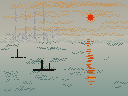

Source code (Python):
#!/usr/bin/env python3
"""
Session 02 — French Impressionism
Study: Claude Monet, Impression, Sunrise (1872)

Attempt 2: Fix the fog.
  Attempt 1 failed the core test: sky and water read as two separate regions
  with a hard line between them. The painting is NOT two regions — it's one
  continuous atmospheric field. The horizon is in there somewhere but the fog
  dissolves it.

  Fixes:
  - Soft horizon: blend sky tones downward, water tones upward, let them meet
  - Water much closer in value/saturation to sky (desaturate)
  - Reflection narrower — a column of short broken marks, not a stripe
  - Warmer sky overall, more orange-grey strokes prominent
  - Sun slightly smaller (radius 3 not 4)
"""
from PIL import Image
import random, os

W, H = 128, 96
OUT = os.path.dirname(os.path.abspath(__file__))

# Palette — revised: water desaturated, sky warmer
SKY_BASE   = (172, 170, 158)  # warm grey (warmer than attempt 1)
SKY_WARM   = (192, 152, 102)  # orange-warm sky catches
SKY_LIGHT  = (194, 190, 178)  # lighter sky near horizon
WATER_BASE = (118, 148, 142)  # desaturated teal — much closer to sky now
WATER_DARK = ( 86, 116, 110)  # darker water strokes
FOG_GHOST  = (148, 152, 156)  # harbor: barely cooler/darker than sky
SUN        = (222,  50,  12)  # vivid red-orange
REFL_HOT   = (200,  72,  20)  # reflection core
REFL_WARM  = (188, 110,  44)  # reflection warm
REFL_CREAM = (222, 155,  65)  # reflection bright
BOAT       = ( 20,  18,  14)  # near-black

HORIZON_Y = 38
SUN_X, SUN_Y = 90, 17


def new_canvas():
    img = Image.new("RGB", (W, H), SKY_BASE)
    return img, img.load()


def px_set(px, x, y, tone):
    if 0 <= x < W and 0 <= y < H:
        px[x, y] = tone


def blend(c1, c2, t):
    """Linear blend between two RGB tuples. t=0 → c1, t=1 → c2."""
    return tuple(int(c1[i] + (c2[i] - c1[i]) * t) for i in range(3))


def h_stroke(px, x0, x1, y, tone, rng, gap=0.1, wobble=1):
    for x in range(x0, x1):
        if rng.random() < gap:
            continue
        dy = rng.randint(-wobble, wobble) if wobble else 0
        px_set(px, x, y + dy, tone)


def sky_layer(px, rng):
    """
    Sky: warm grey base, active orange-warm strokes especially upper third.
    Lightens toward horizon (fog glow).
    """
    # Gradient toward lighter horizon
    for y in range(0, HORIZON_Y):
        t = y / HORIZON_Y   # 0 at top, 1 at horizon
        row_tone = blend(SKY_BASE, SKY_LIGHT, t * 0.6)
        for x in range(W):
            px_set(px, x, y, row_tone)

    # Orange-warm strokes — heavier in upper half, lighter near horizon
    for _ in range(28):
        y  = rng.randint(0, HORIZON_Y - 2)
        x0 = rng.randint(0, W - 25)
        ln = rng.randint(20, 60)
        # Strokes more prominent away from horizon
        density = 1.0 - (y / HORIZON_Y) * 0.5
        if rng.random() < density:
            h_stroke(px, x0, x0 + ln, y, SKY_WARM, rng, gap=0.15, wobble=1)


def water_layer(px, rng):
    """
    Water: close to sky but slightly cooler/darker. Soft horizon seam.
    The key fix: water should feel like 'foggy sky reflected' not a distinct zone.
    Gradients from horizon downward (darker further down).
    """
    for y in range(HORIZON_Y, H):
        t = (y - HORIZON_Y) / (H - HORIZON_Y)  # 0 at horizon, 1 at bottom
        row_tone = blend(SKY_LIGHT, WATER_BASE, t * 0.85)
        for x in range(W):
            px_set(px, x, y, row_tone)

    # Horizontal stroke texture on water — darker strokes suggest surface
    for _ in range(35):
        y  = rng.randint(HORIZON_Y + 4, H - 5)
        x0 = rng.randint(0, W - 12)
        ln = rng.randint(5, 20)
        h_stroke(px, x0, x0 + ln, y, WATER_DARK, rng, gap=0.22, wobble=1)

    # Soft horizon blend — a few rows that mix sky and water
    for y in range(HORIZON_Y - 2, HORIZON_Y + 5):
        for x in range(W):
            t = (y - (HORIZON_Y - 2)) / 7
            tone = blend(SKY_LIGHT, WATER_BASE, t * 0.5)
            if rng.random() < 0.6:
                px_set(px, x, y, tone)


def harbor_ghosts(px, rng):
    """
    Harbor shapes: masts, hull, crane. Left half.
    Fog test: same value as sky, barely cooler. Sparse.
    """
    # Vague hull at horizon
    for y in range(HORIZON_Y - 5, HORIZON_Y + 3):
        for x in range(5, 48):
            if rng.random() < 0.24:
                px_set(px, x, y, FOG_GHOST)

    # Masts
    for mx in [15, 25, 34, 43]:
        top_y = rng.randint(4, 11)
        for y in range(top_y, HORIZON_Y + 2):
            if rng.random() < 0.65:
                px_set(px, mx, y, FOG_GHOST)
            if rng.random() < 0.2:
                px_set(px, mx + 1, y, FOG_GHOST)

    # Crane — faint structure right of masts
    for y in range(HORIZON_Y - 12, HORIZON_Y):
        for x in range(50, 60):
            if rng.random() < 0.14:
                px_set(px, x, y, FOG_GHOST)


def sun_disc(px, rng):
    """Smaller vivid disc (r=3). Soft warm glow at edge."""
    r = 3
    for dy in range(-r, r + 1):
        for dx in range(-r, r + 1):
            if dx * dx + dy * dy <= r * r:
                px_set(px, SUN_X + dx, SUN_Y + dy, SUN)
    for dy in range(-(r + 2), r + 3):
        for dx in range(-(r + 2), r + 3):
            d2 = dx * dx + dy * dy
            if r * r < d2 <= (r + 2) ** 2:
                if rng.random() < 0.4:
                    px_set(px, SUN_X + dx, SUN_Y + dy, SKY_WARM)


def reflection(px, rng):
    """
    Narrower broken column. Each row: one short stroke.
    Not a stripe — individual marks that happen to form a column.
    The marks widen slightly toward foreground (reflection spreads on water).
    """
    rx = SUN_X - 2
    for y in range(HORIZON_Y + 1, H - 10):
        rx += rng.randint(-1, 1)
        rx = max(72, min(rx, 98))

        if rng.random() < 0.28:  # more gaps than attempt 1
            continue

        # Stroke length: short near horizon, slightly wider toward bottom
        t = (y - HORIZON_Y) / (H - 10 - HORIZON_Y)
        ln = rng.randint(2, int(4 + t * 5))
        x0 = rx - ln // 2
        tone = rng.choice([REFL_HOT, REFL_HOT, REFL_WARM, REFL_CREAM])
        for x in range(x0, x0 + ln):
            px_set(px, x, y, tone)

        # Occasional offset companion (water chop)
        if rng.random() < 0.3:
            off  = rng.randint(-4, 4)
            ln2  = rng.randint(1, 4)
            for x in range(x0 + off, x0 + off + ln2):
                px_set(px, x, y, REFL_WARM)


def boats_layer(px, rng):
    """Near boat center-left, far boat further left."""
    # Near boat
    ny = 69
    for x in range(33, 56):
        px_set(px, x, ny, BOAT)
        if x < 54:
            px_set(px, x, ny + 1, BOAT)
    # Figures
    for y in range(ny - 9, ny):
        px_set(px, 41, y, BOAT)
        px_set(px, 42, y, BOAT)
    for y in range(ny - 6, ny):
        px_set(px, 49, y, BOAT)

    # Far boat
    fy = 57
    for x in range(11, 26):
        if rng.random() < 0.8:
            px_set(px, x, fy, BOAT)
    for y in range(fy - 8, fy):
        px_set(px, 17, y, BOAT)


def main():
    rng = random.Random(42)
    img, px = new_canvas()

    sky_layer(px, rng)
    water_layer(px, rng)
    harbor_ghosts(px, rng)
    sun_disc(px, rng)
    reflection(px, rng)
    boats_layer(px, rng)

    out_path = os.path.join(OUT, "attempt_02.png")
    img.save(out_path)
    print(f"Saved: {out_path}")


if __name__ == "__main__":
    main()
